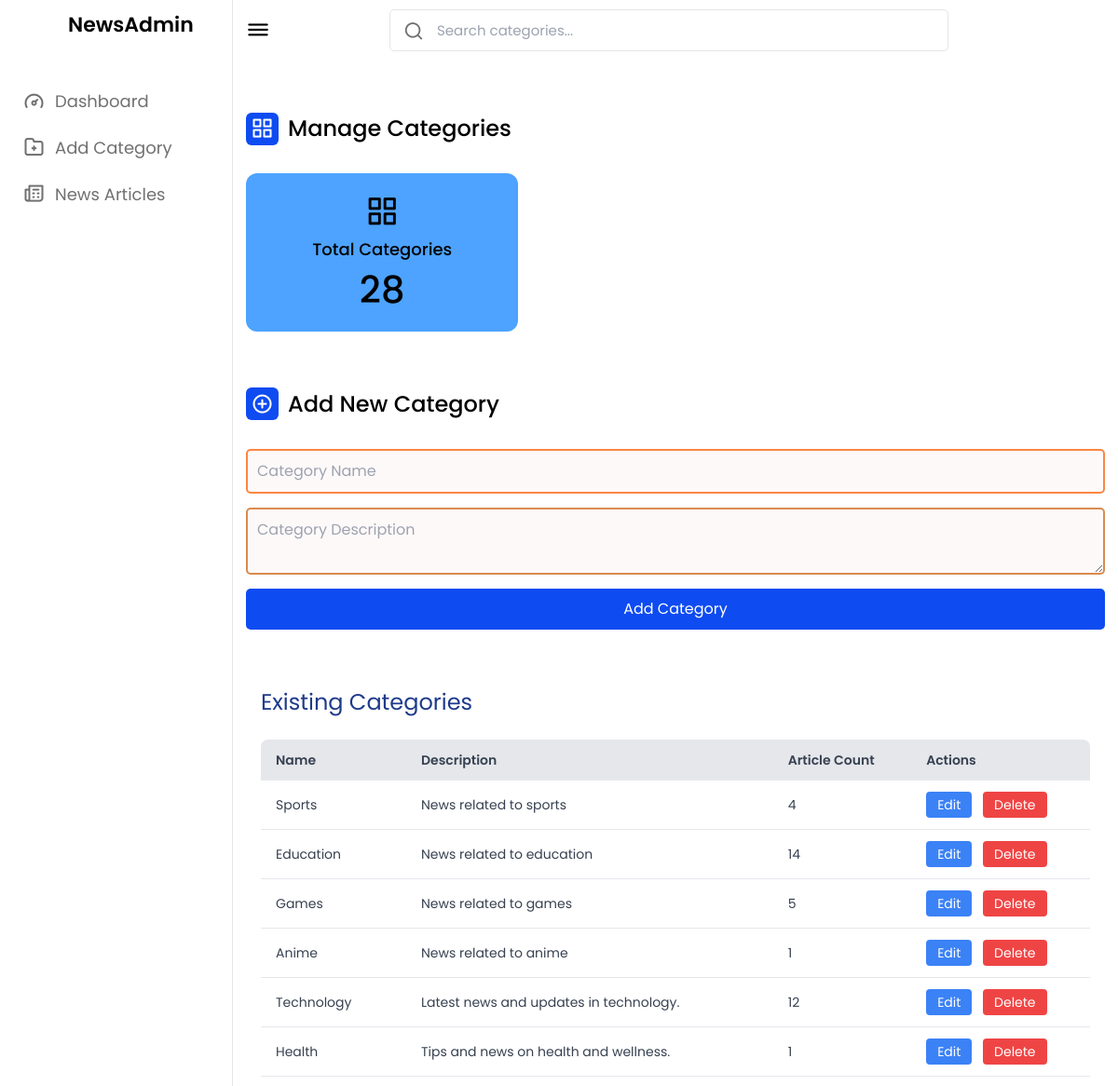
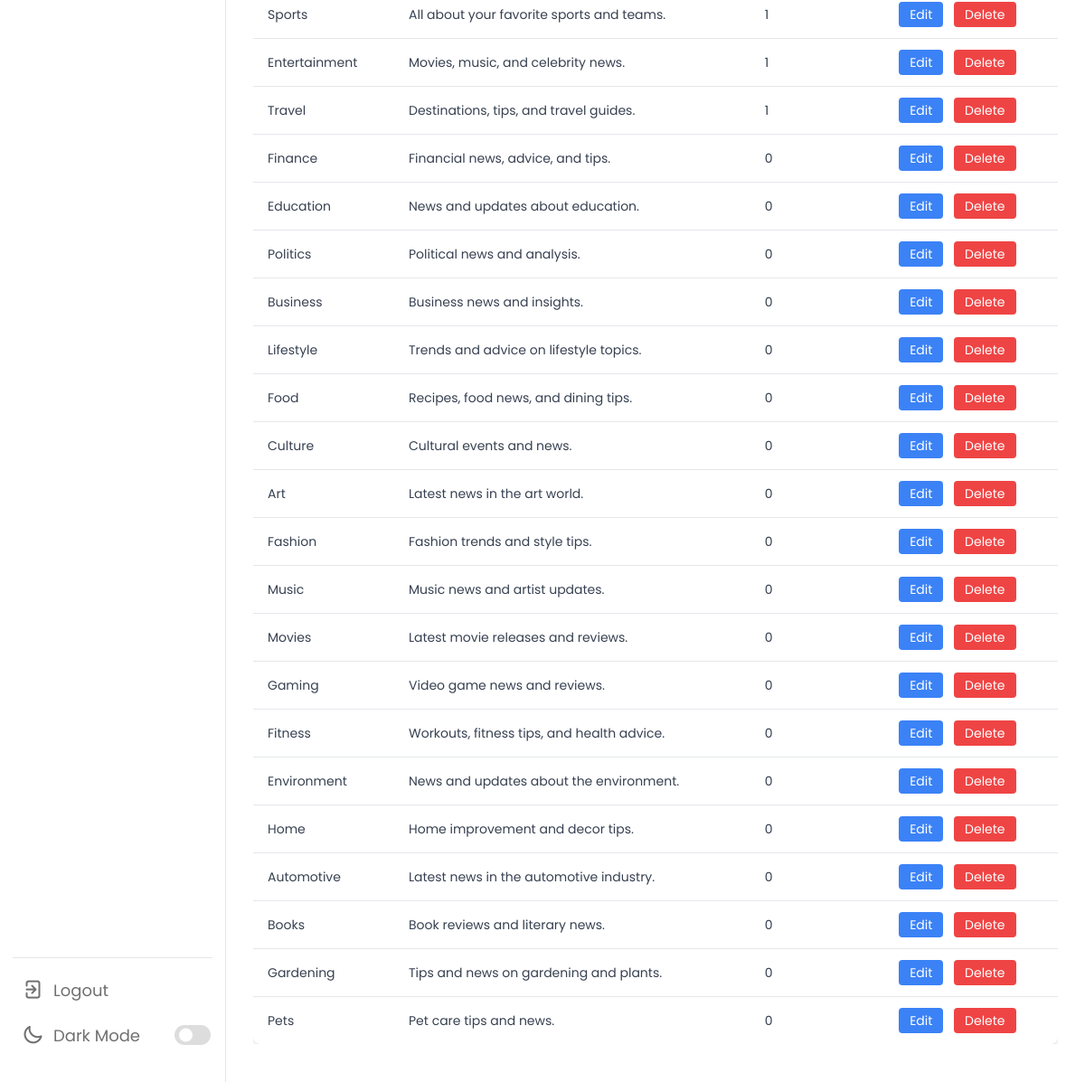
/category.php (signed in), run on the app's committed database (2 pictures, top to bottom).
### tables this page shows
CREATE TABLE `categories` (
  `id` int(11) NOT NULL,
  `name` varchar(255) NOT NULL,
  `description` text DEFAULT NULL,
  `created_at` timestamp NOT NULL DEFAULT current_timestamp(),
  `updated_at` timestamp NOT NULL DEFAULT current_timestamp() ON UPDATE current_timestamp()
);

### category.php (the view, shortened to what this page needs)
<?php
require 'db_connection.php';
$stmt = $conn->prepare("SELECT id, name, description FROM categories");
$stmt->execute();
$categories = $stmt->get_result()->fetch_all(MYSQLI_ASSOC);
$category_count = count($categories);
?>
<!DOCTYPE html>
<html lang="en">
<head>
    <link rel="stylesheet" href="category.css">
    <link rel="stylesheet" href="https://unicons.iconscout.com/release/v4.0.0/css/line.css">
</head>
<body>
    <nav>
        <div class="logo-name">
            <span class="logo_name">NewsAdmin</span>
        </div>
        <div class="menu-items">
        <ul class="nav-links">
    <li><a href="dashboard.php">
        <i class="uil uil-tachometer-fast-alt"></i>
        <span class="link-name">Dashboard</span>
    </a></li>
    <li><a href="category.php">
        <i class="uil uil-folder-plus"></i>
        <span class="link-name">Add Category</span>
    </a></li>
    <li><a href="articles.php">
        <i class="uil uil-newspaper"></i>
        <span class="link-name"> News Articles</span>
    </a></li>
</ul>
            <ul class="logout-mode">
                <li onclick="logout()" style="cursor: pointer;"><a>
                    <i class="uil uil-signout"></i>
                    <span class="link-name">Logout</span>
                </a></li>
                <li class="mode">
                    <a href="#">
                        <i class="uil uil-moon"></i>
                    <span class="link-name">Dark Mode</span>
                </a>
                <div class="mode-toggle">
                  <span class="switch"></span>
                </div>
            </li>
            </ul>
        </div>
    </nav>
    <section class="dashboard">
        <div class="top">
            <i class="uil uil-bars sidebar-toggle"></i>
            <div class="search-box">
                <i class="uil uil-search"></i>
                <input type="text" placeholder="Search categories...">
            </div>
        </div>
        <div class="dash-content">
            <div class="overview">
                <div class="title">
                    <i class="uil uil-apps"></i>
                    <span class="text">Manage Categories</span>
                </div>
                <div class="boxes">
                    <div class="box box1">
                        <i class="uil uil-apps"></i>
                        <span class="text">Total Categories</span>
                        <span class="number" id="totalCategories"><?php echo htmlspecialchars($category_count);?></span>
                    </div>
                </div>
            </div>
            <div class="activity">
                <div class="title">
                    <i class="uil uil-plus-circle"></i>
                    <span class="text">Add New Category</span>
                </div>
                <div class="add-category-form">
                    <form id="categoryForm">
                        <input type="text" id="categoryName" name="name" placeholder="Category Name" required style="border: 2px solid rgba(252, 92, 0, 0.736); background: rgba(222, 135, 135, 0.05);">
                        <textarea id="categoryDescription" name="description" placeholder="Category Description" required style="border: 2px solid rgba(206, 98, 15, 0.736); background: rgba(222, 135, 135, 0.05);""></textarea>
                        <button type="submit">Add Category</button>
                    </form>
                </div>
                <div class="container mx-auto px-4 py-8">
    <h2 class="text-2xl text-blue-900 mb-6 logo_name">Existing Categories</h2>
    <div class="overflow-x-auto">
        <table class="w-full  shadow-md rounded-lg overflow-hidden">
            <thead class="bg-gray-200">
                <tr>
                    <th class="px-4 py-3 text-left text-sm font-semibold text-gray-700">Name</th>
                    <th class="px-4 py-3 text-left text-sm font-semibold text-gray-700">Description</th>
                    <th class="px-4 py-3 text-left text-sm font-semibold text-gray-700">Article Count</th>
                    <th class="px-4 py-3 text-left text-sm font-semibold text-gray-700">Actions</th>
                </tr>
            </thead>
            <tbody class="divide-y divide-gray-200">
                <?php foreach ($categories as $category): ?>
                <tr class="hover:bg-gray-50">
                    <td class="px-4 py-3 text-sm text-gray-700"><?php echo htmlspecialchars($category['name']); ?></td>
                    <td class="px-4 py-3 text-sm text-gray-700"><?php echo htmlspecialchars($category['description']); ?></td>
                    <td class="px-4 py-3 text-sm text-gray-700">
                        <?php
                        $stmt = $conn->prepare("SELECT COUNT(*) FROM articles WHERE category_id = ?");
                        $stmt->bind_param("i", $category['id']);
                        $stmt->execute();
                        $result = $stmt->get_result();
                        echo $result->fetch_row()[0];
                        ?>
                    </td>
                    <td class="px-4 py-3 text-sm">
                        <button onclick="editCategory(<?php echo $category['id']; ?>)" class="bg-blue-500 hover:bg-blue-600 text-white px-3 py-1 rounded mr-2">Edit</button>
                        <button onclick="deleteCategory(<?php echo $category['id']; ?>)" class="bg-red-500 hover:bg-red-600 text-white px-3 py-1 rounded">Delete</button>
                    </td>
                </tr>
                <?php endforeach; ?>
            </tbody>
        </table>
    </div>
</div>
</div>
    </section>
    <link href="https://cdn.jsdelivr.net/npm/tailwindcss@2.2.19/dist/tailwind.min.css" rel="stylesheet">
</body>
</html>

### data on the page
categories: name "Sports", description "News related to sports", fetch_row "4"
categories: name "Education", description "News related to education", fetch_row "14"
categories: name "Games", description "News related to games", fetch_row "5"
categories: name "Anime", description "News related to anime", fetch_row "1"
categories: name "Technology", description "Latest news and updates in technology.", fetch_row "12"
categories: name "Health", description "Tips and news on health and wellness.", fetch_row "1"
categories: name "Sports", description "All about your favorite sports and teams.", fetch_row "1"
categories: name "Entertainment", description "Movies, music, and celebrity news.", fetch_row "1"
categories: name "Travel", description "Destinations, tips, and travel guides.", fetch_row "1"
categories: name "Finance", description "Financial news, advice, and tips.", fetch_row "0"
categories: name "Education", description "News and updates about education.", fetch_row "0"
categories: name "Politics", description "Political news and analysis.", fetch_row "0"
categories: name "Business", description "Business news and insights.", fetch_row "0"
categories: name "Lifestyle", description "Trends and advice on lifestyle topics.", fetch_row "0"
categories: name "Food", description "Recipes, food news, and dining tips.", fetch_row "0"
categories: name "Culture", description "Cultural events and news.", fetch_row "0"
categories: name "Art", description "Latest news in the art world.", fetch_row "0"
categories: name "Fashion", description "Fashion trends and style tips.", fetch_row "0"
categories: name "Music", description "Music news and artist updates.", fetch_row "0"
categories: name "Movies", description "Latest movie releases and reviews.", fetch_row "0"
categories: name "Gaming", description "Video game news and reviews.", fetch_row "0"
categories: name "Fitness", description "Workouts, fitness tips, and health advice.", fetch_row "0"
categories: name "Environment", description "News and updates about the environment.", fetch_row "0"
categories: name "Home", description "Home improvement and decor tips.", fetch_row "0"
categories: name "Automotive", description "Latest news in the automotive industry.", fetch_row "0"
categories: name "Books", description "Book reviews and literary news.", fetch_row "0"
categories: name "Gardening", description "Tips and news on gardening and plants.", fetch_row "0"
categories: name "Pets", description "Pet care tips and news.", fetch_row "0"

### other printed values
$category_count "28"
